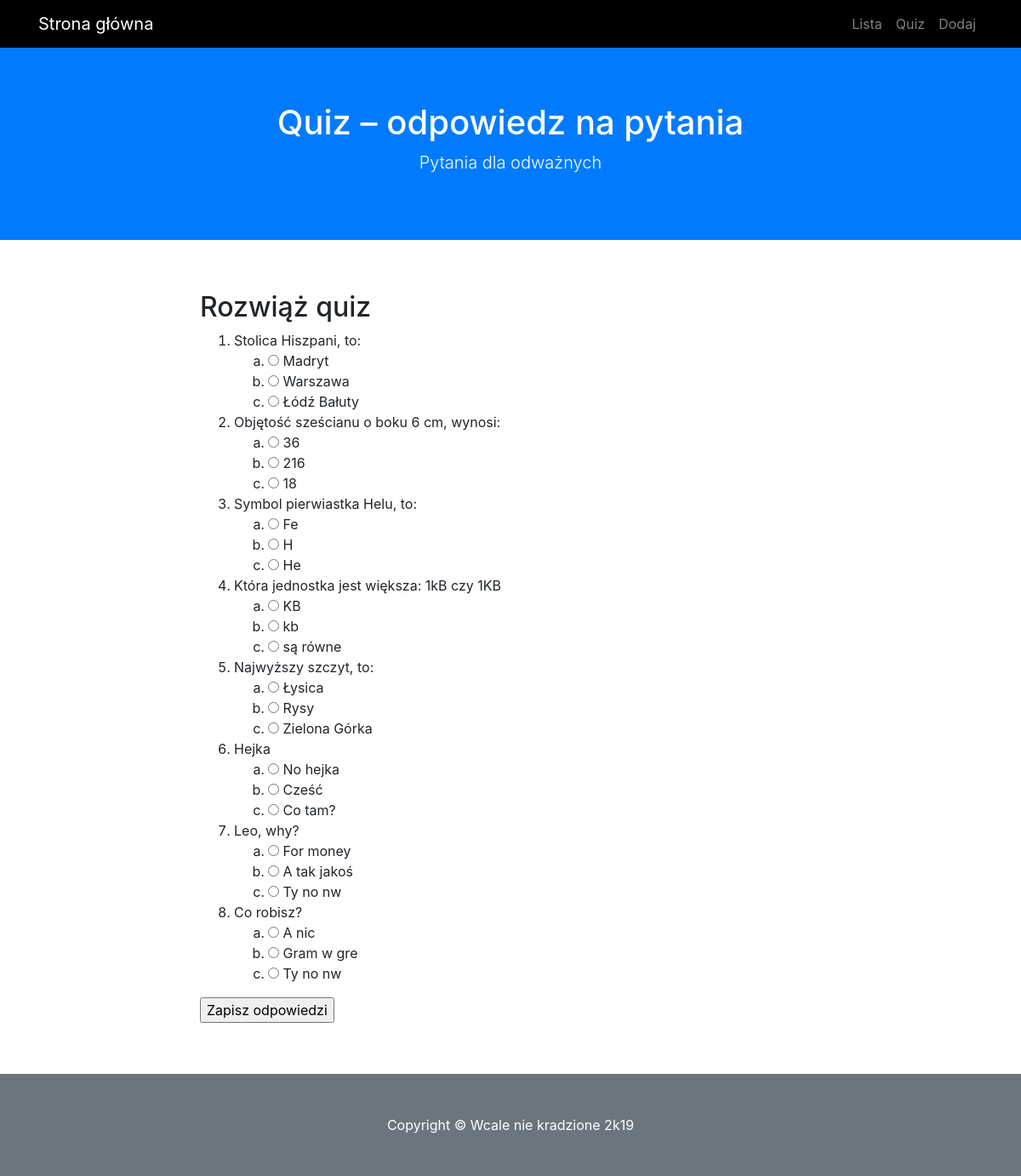
The page /quiz on the database its author committed.
### modele.py (models this page shows)
class BazaModel(Model):
    class Meta:
        database = baza

class Pytanie(BazaModel):
    pytanie = CharField(null=False)
    kategoria = ForeignKeyField(Kategoria, related_name='pytania')

class Odpowiedz(BazaModel):
    odpowiedz = CharField(null=False)
    pytanie = ForeignKeyField(Pytanie, related_name='odpowiedzi')
    odpok = IntegerField(default=0)

### views.py (the view)
@app.route('/quiz', methods = ['GET', 'POST'])
def quiz():
    print(request.form)
    if request.method == 'POST':
        wynik = 0
        for pid, oid in request.form.items():
            odp = Odpowiedz().get(Odpowiedz.id == int(oid)).odpok
            if odp:
                wynik += 1
    pytania = Pytanie.select().join(Odpowiedz).distinct().order_by(Pytanie.id)
    return render_template('quiz.html', query = pytania)

### app.py (called while the page is built)
@app.before_request
def before_request():
    g.db = baza
    g.db.connect(reuse_if_open=True)

@app.after_request
def after_request(response):
    g.db.close()
    return response

### templates/quiz.html (shortened to what this page needs)
{% extends "szablon.html" %}
{% block h1 %}Quiz – odpowiedz na pytania{% endblock %}
{% block tresc %}
    <h2>Rozwiąż quiz</h2>
    <form method="POST">
    <ol>
    {% for p in query %}
        <li>{{ p.pytanie }}
        <ol class="alfabet">
        {% for o in p.odpowiedzi %}
            <li>
                <input type="radio" value="{{ o.id }}" name="{{ p.id }}">
                {{ o.odpowiedz }}
            </li>
        {% endfor %}
        </ol>
        </li>
    {% endfor %}
    </ol>
    <input type="submit" value="Zapisz odpowiedzi">
    </form>
{% endblock %}

### static/css/style.css (style rules this page uses)
ol.alfabet { list-style-type: lower-alpha; }

### rows shown on the page
Pytanie: pytanie "Stolica Hiszpani, to:"
Odpowiedz: odpowiedz "Madryt"
Odpowiedz: odpowiedz "Warszawa"
Odpowiedz: odpowiedz "Łódź Bałuty"
Pytanie: pytanie "Objętość sześcianu o boku 6 cm, wynosi:"
Odpowiedz: odpowiedz "36"
Odpowiedz: odpowiedz "216"
Odpowiedz: odpowiedz "18"
Pytanie: pytanie "Symbol pierwiastka Helu, to:"
Odpowiedz: odpowiedz "Fe"
Odpowiedz: odpowiedz "H"
Odpowiedz: odpowiedz "He"
Pytanie: pytanie "Która jednostka jest większa: 1kB czy 1KB"
Odpowiedz: odpowiedz "KB"
Odpowiedz: odpowiedz "kb"
Odpowiedz: odpowiedz "są równe"
Pytanie: pytanie "Najwyższy szczyt, to:"
Odpowiedz: odpowiedz "Łysica"
Odpowiedz: odpowiedz "Rysy"
Odpowiedz: odpowiedz "Zielona Górka"
Pytanie: pytanie "Hejka"
Odpowiedz: odpowiedz "No hejka"
Odpowiedz: odpowiedz "Cześć"
Odpowiedz: odpowiedz "Co tam?"
Pytanie: pytanie "Leo, why?"
Odpowiedz: odpowiedz "For money"
Odpowiedz: odpowiedz "A tak jakoś"
Odpowiedz: odpowiedz "Ty no nw"
Pytanie: pytanie "Co robisz?"
Odpowiedz: odpowiedz "A nic"
Odpowiedz: odpowiedz "Gram w gre"
Odpowiedz: odpowiedz "Ty no nw"
